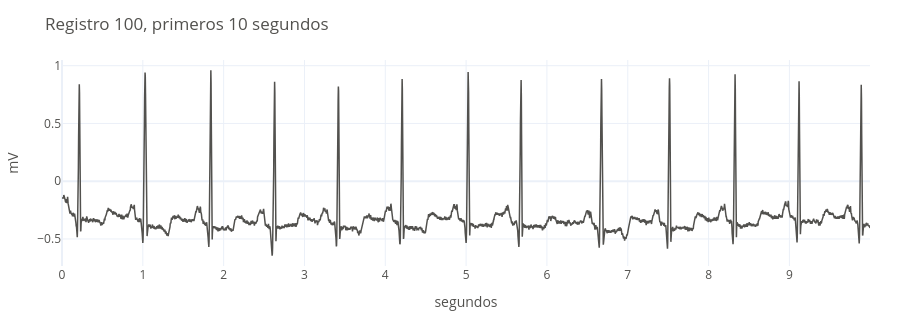

The cell this chart's notebook holds for it:
### Markdown cell above
## 1. La senal

Se usa el registro 100 de **MIT-BIH Arrhythmia**, de PhysioNet. Son
30 minutos de ECG muestreados a 360 Hz. `wfdb` lo entrega ya convertido
a milivolts.

### Code cell
senal, fs = cargar_ecg()

print(f"{len(senal)} muestras a {fs} Hz = "
      f"{len(senal) / fs / 60:.1f} minutos")

# Diez segundos, que es donde se alcanzan a contar los latidos
tramo = slice(0, 10 * fs)
t = np.arange(len(senal))[tramo] / fs

fig = go.Figure(go.Scatter(x=t, y=senal[tramo], mode="lines",
                           line=dict(color=TINTA, width=1.5),
                           name="ECG"))
fig.update_layout(title="Registro 100, primeros 10 segundos",
                  xaxis_title="segundos", yaxis_title="mV",
                  height=320, showlegend=False, **PLANTILLA)
fig.show()

### Figure 1 — Plotly figure (JSON) as saved in the notebook; plotly's stock layout.template omitted (floating-point values rounded to 4 significant figures; data arrays with more than 128 entries replaced by an {"elided": "..."} marker saying what was removed)
{"data": [{"line": {"color": "#52514e", "width": 1.5}, "mode": "lines", "name": "ECG", "type": "scatter", "x": {"elided": "3600 float values"}, "y": {"elided": "3600 float values"}}], "layout": {"font": {"color": "#52514e", "size": 12}, "height": 320, "margin": {"b": 50, "l": 60, "r": 30, "t": 60}, "showlegend": false, "title": {"text": "Registro 100, primeros 10 segundos"}, "xaxis": {"title": {"text": "segundos"}}, "yaxis": {"title": {"text": "mV"}}}}
